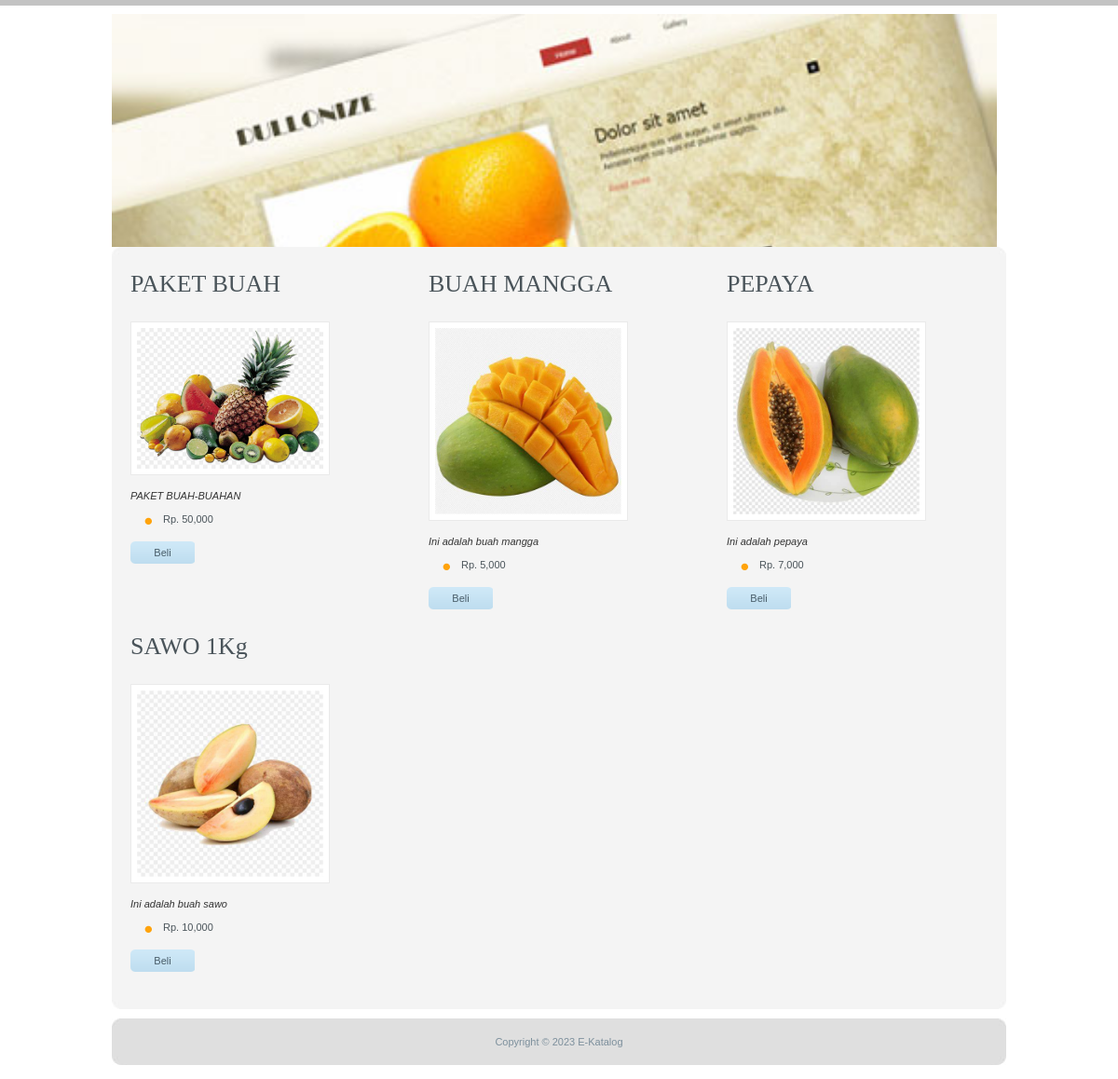
The page / on the database its author committed.
### tables this page shows
CREATE TABLE `data_barang` (
  `id` int(11) NOT NULL,
  `nama_barang` varchar(150) NOT NULL,
  `id_kategori` int(11) NOT NULL,
  `deskripsi` text NOT NULL,
  `harga` double NOT NULL,
  `gambar` text NOT NULL
);

### index.php (the view, shortened to what this page needs)
<!DOCTYPE html>
<html>
<head>
  <link href="assets_front/templatemo_style.css" rel="stylesheet" type="text/css" />
  <link rel="stylesheet" href="assets_front/css/orman.css" type="text/css" media="screen" />
  <link rel="stylesheet" href="assets_front/css/nivo-slider.css" type="text/css" media="screen" />
  <link rel="stylesheet" href="assets_front/css/slimbox2.css" type="text/css" media="screen" />
</head>
<body>
  <div id="templatemo_wrapper">
    <div id="templatemo_header">
      <img width="950" src="assets_front/images/slider/05.jpg" alt="Slider" />
    </div>
    <div id="templatemo_main">
      <span class="mf mft"></span><span class="mf mfb"></span>
      <?php
      include "koneksi.php";
      $query = mysqli_query($koneksi, "SELECT * FROM data_barang");
      while ($data = mysqli_fetch_array($query)) {
      ?>
        <div class="col col_3">
          <h2><?= $data['nama_barang'] ?></h2>
          <img width="200" src="admin/data_barang/gambar/<?= $data['gambar'] ?>" alt="image 1" class="img_nom img_border img_border_b" />
          <p><em><?= $data['deskripsi'] ?></em></p>
          <ul class="list_bullet">
            <li>Rp. <?= number_format($data['harga']) ?></li>
          </ul>
          <a href="#" class="more">Beli</a>
        </div>
      <?php } ?>
    </div>
    <div id="templatemo_footer">
      Copyright © 2023 E-Katalog
    </div>
  </div>
</body>
</html>

### assets_front/templatemo_style.css (style rules this page uses)
body { margin: 0; padding: 0; color: #7c8f9c; font-family: Verdana, Arial, Helvetica, sans-serif; font-size: 11px; line-height: 1.4em; background-color: #fff; background-image: url(images/templatemo_body.jpg); background-repeat: repeat-x; background-position: top; }
h1, h2, h3, h4, h5, h6 { color:#4a545a; font-weight:400; padding: 0; margin: 0 0 10px 0; font-family: Georgia, "Times New Roman", Times, serif; }
h2 { font-size:26px; margin-bottom: 30px; line-height: 20px; }
img { margin: 0; padding: 0; border: 0 }
.img_border { border: 1px solid #eaeaea; background: #ffffff; }
.img_border_b { padding: 6px }
.img_nom { display: block; margin-bottom: 15px }
p { margin: 0 0 10px 0; padding: 0 }
em { color: #333 }
a:link, a:visited { color: #e38d00; text-decoration: none }
a.more { display: block; margin-top: 15px; color: #485c68; width: 69px; height: 24px; line-height: 24px; text-align: center; background: url(images/templatemo_more.png) }
a.button, a.more { text-decoration: none }
ul.list_bullet { margin: 10px 0 10px 15px; padding: 0; list-style: none }
ul.list_bullet li { color:#4a545a; margin: 0 0 7px 0; padding: 0 0 0 20px; background: url(images/templatemo_bullet.png) no-repeat scroll 0 5px }
#templatemo_wrapper { width: 960px; margin: 0 auto; padding: 15px 10px; }
#templatemo_header { height: 240px; margin-bottom: 10px; }
#templatemo_main { clear: both; position: relative; margin: 20px 0; padding: 20px 0 0; background: #f4f4f4 }
#templatemo_main span.mf { position: absolute; left: 0px; width: 960px; height: 10px; }
#templatemo_main span.mft { top: -10px; background: url(images/templatemo_main_t.jpg) }
#templatemo_main span.mfb { bottom: -10px; background: url(images/templatemo_main_b.jpg) }
#templatemo_footer { height: 50px; line-height: 50px; text-align: center; background: url(images/templatemo_footer.jpg) }
.col { float: left; padding: 0 20px; margin-bottom: 30px }
.col_3 { width: 280px }

### rows shown on the page
data_barang: nama_barang "PAKET BUAH", gambar (picture), deskripsi "PAKET BUAH-BUAHAN", harga "50,000"
data_barang: nama_barang "BUAH MANGGA", gambar (picture), deskripsi "Ini adalah buah mangga", harga "5,000"
data_barang: nama_barang "PEPAYA", gambar (picture), deskripsi "Ini adalah pepaya", harga "7,000"
data_barang: nama_barang "SAWO 1Kg", gambar (picture), deskripsi "Ini adalah buah sawo", harga "10,000"
